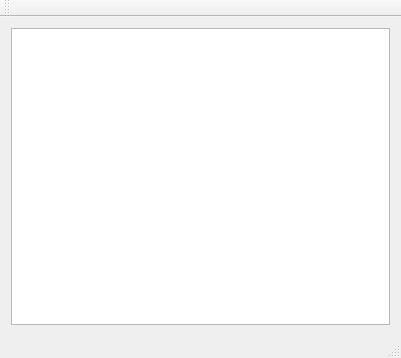
<?xml version="1.0" encoding="UTF-8"?>
<ui version="4.0">
 <class>MainWindow</class>
 <widget class="QMainWindow" name="MainWindow">
  <property name="geometry">
   <rect>
    <x>0</x>
    <y>0</y>
    <width>401</width>
    <height>358</height>
   </rect>
  </property>
  <property name="windowTitle">
   <string>QTCPServer</string>
  </property>
  <property name="styleSheet">
   <string notr="true"/>
  </property>
  <widget class="QWidget" name="centralWidget">
   <layout class="QGridLayout" name="gridLayout">
    <item row="0" column="0">
     <widget class="QTextBrowser" name="textBrowser_receivedMessages">
      <property name="styleSheet">
       <string notr="true"/>
      </property>
     </widget>
    </item>
   </layout>
  </widget>
  <widget class="QMenuBar" name="menuBar">
   <property name="geometry">
    <rect>
     <x>0</x>
     <y>0</y>
     <width>401</width>
     <height>21</height>
    </rect>
   </property>
  </widget>
  <widget class="QToolBar" name="mainToolBar">
   <attribute name="toolBarArea">
    <enum>TopToolBarArea</enum>
   </attribute>
   <attribute name="toolBarBreak">
    <bool>false</bool>
   </attribute>
  </widget>
  <widget class="QStatusBar" name="statusBar"/>
 </widget>
 <layoutdefault spacing="6" margin="11"/>
 <resources/>
 <connections/>
</ui>
